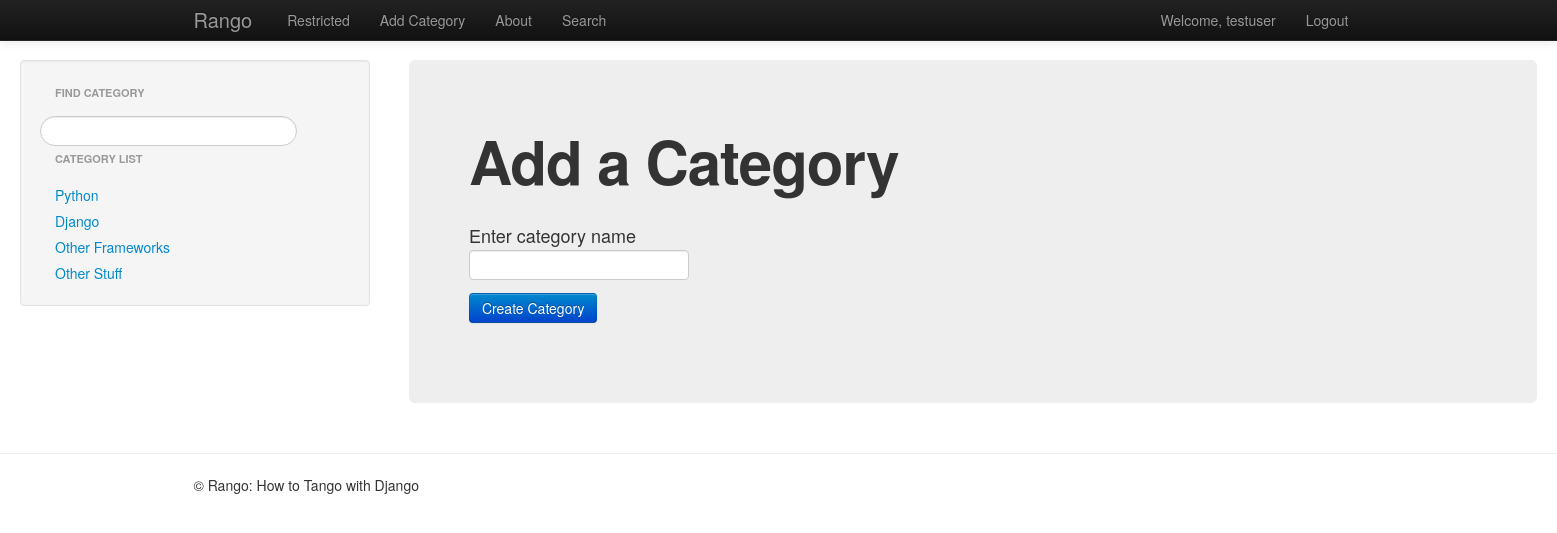
Page /rango/add_category/ (signed in) on the committed database.
### rango/models.py (models this page shows, shortened)
class Category(models.Model):
    name = models.CharField(max_length=128, unique=True)
    views = models.IntegerField(default=0)
    likes = models.IntegerField(default=0)

### rango/views.py (the view)
@login_required
def add_category(request):
    context = RequestContext(request)
    if request.method == 'POST':
        form = CategoryForm(request.POST)
        if form.is_valid():
            form.save(commit=True)
            return index(request)
        else:
            print(form.errors)
    else:
        form = CategoryForm()
        category_list = get_category_list()
        context_dict = {'form': form, 'categories': category_list,}
    return render_to_response('rango/add_category.html', context_dict, context)

### rango/forms.py
class CategoryForm(forms.ModelForm):
    name = forms.CharField(max_length=128, help_text="Enter category name")
    views = forms.IntegerField(widget=forms.HiddenInput(), initial=0)
    likes = forms.IntegerField(widget=forms.HiddenInput(), initial=0)
    class Meta:
        model = Category

### rango/views.py (called while the page is built)
def encode_url(category_name):
    return category_name.replace(' ', '_')

def get_category_list(max_results=0, starts_with=''):
    category_list = []
    if starts_with:
        category_list = Category.objects.filter(name__istartswith=starts_with)
    else:
        category_list = Category.objects.all()
    if max_results > 0:
        if len(category_list) > max_results:
            category_list = category_list[:max_results]
    for category in category_list:
        category.url = encode_url(category.name)
    return category_list

### templates/rango/add_category.html (shortened to what this page needs)
<!DOCTYPE html>
{% extends 'rango/base.html' %}
{% load static %}
    {% block body_block %}
    <div class="hero-unit">
        <h1>Add a Category</h1>
        <br/>
        <div class="container">
            <form class="span6" id="caregory_form" method="post" action="/rango/add_category/">
                {% for field in form.visible_fields %}
                    {{ field.help_text }}<br/>
                    {{ field }}
                {% endfor %}
                <br/>
            <button class="btn btn-primary" type="submit" name="submit">Create Category</button>
            </form>
        </div>
    </div>
    {% endblock %}

### templates/rango/base.html (shortened to what this page needs)
{% load static %}
<!DOCTYPE html>
<html>
<head>
    <link href="{% static 'css/bootstrap-fluid-adj.css' %}" rel="stylesheet">
    <link href="{% static 'css/bootstrap.min.css' %}" rel="stylesheet" media="screen">
    <link href="{% static 'css/bootstrap-responsive.css' %}" rel="stylesheet">
</head>
<body>
    <div class="navbar navbar-inverse navbar-fixed-top">
        <div class="navbar-inner">
            <div class="container">
                <a class="brand" href="/rango/">Rango</a>
                <div class="nav-collapse collapse">
                    <ul class="nav pull-right">
                        {% if user.is_authenticated %}
                            <li class="navbar-link"><a href="/rango/user/{{ user.id }}">Welcome, {{ user.username }}</a></li>
                            <li><a href="/rango/logout/">Logout</a></li>
                        {% else %}
                            <li><a href="/rango/register/">Register</a></li>
                            <li><a href="/rango/login/">Login</a></li>
                        {% endif %}
                    </ul>
                    <ul class="nav">
                        {% if user.is_authenticated %}
                            <li><a href="/rango/restricted/">Restricted</a></li>
                            <li><a href="/rango/add_category/">Add Category</a></li>
                        {% endif %}
                        <li><a href="/rango/about/">About</a></li>
                        <li><a href="/rango/search/">Search</a></li>
                    </ul>
                </div>
            </div>
        </div>
    </div>
    <div class="container-fluid">
        <div class="row-fluid">
            <div class="span3">
                <div class="well sidebar-nav">
                    <p class="nav-header">Find category</p>
                    <input class="search-query span10" type="text" name="suggestion" id="suggestion" value="">
                    <p class="nav-header">Category List</p>
                    <div id="cats">
                        {% include 'rango/category_list.html' %}
                    </div>
                </div>
            </div>
            <div class="span9">
                {% block body_block %}
                {% endblock %}
            </div>
        </div>
    </div>
    <hr>
<footer>
    <div class="container">
        <p>&copy; Rango: How to Tango with Django</p>
    </div>
</footer>
</body>
</html>

### templates/rango/category_list.html
{% if categories %}
    <ul class="nav nav-list">
    {% for category in categories %}
        <li><a href="/rango/category/{{ category.url }}">{{ category.name }}</a></li>
    {% endfor %}
    </ul>
{% else %}
    <strong>No categories at present</strong>
{% endif %}

### rows in the picture
Category: name "Python"
Category: name "Django"
Category: name "Other Frameworks"
Category: name "Other Stuff"

### other values in the picture
{{ user.username }} "testuser"
{{ field.help_text }} "Enter category name"
